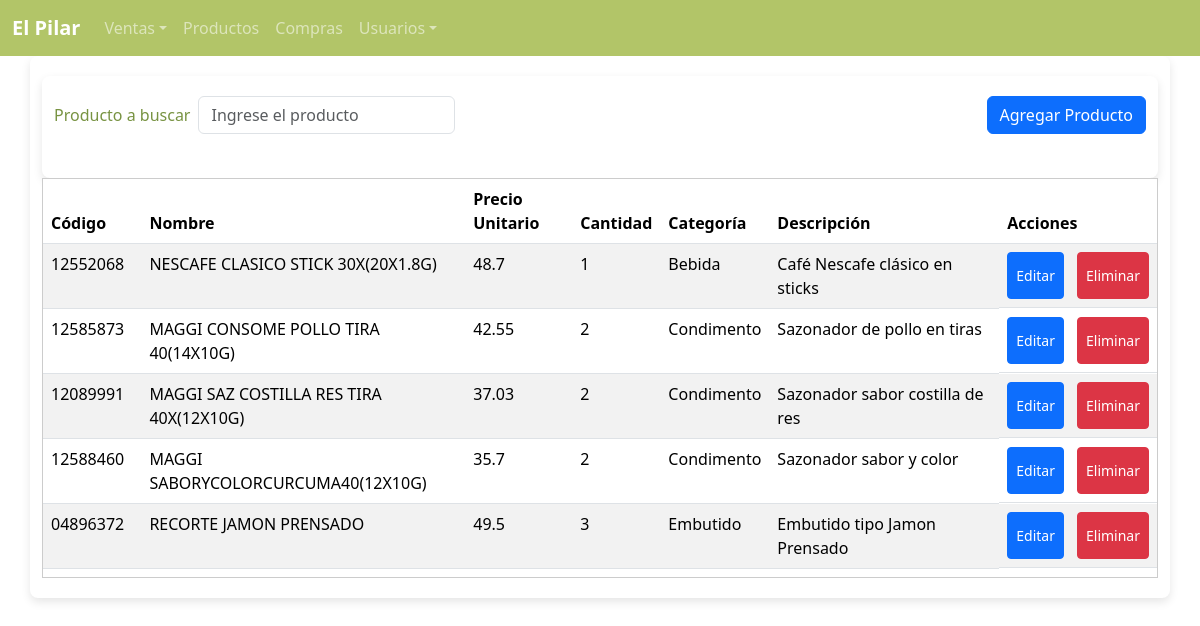
The app's page /productos, older data.
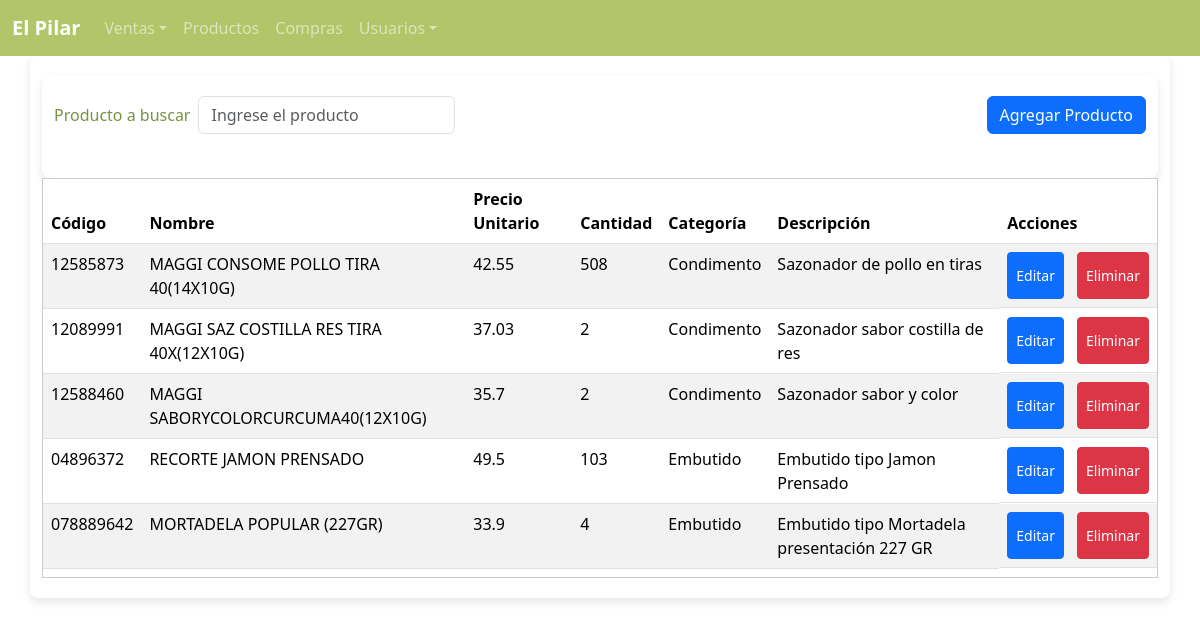
The same page, newer data.
### tables this page shows
CREATE TABLE Producto (
    codigo VARCHAR(20) PRIMARY KEY NOT NULL,
    nombre VARCHAR(50) NOT NULL,
    precio_unitario DECIMAL(10,2) DEFAULT 0,
    cantidad INT DEFAULT 0,
    categoria VARCHAR(30),
    descripcion VARCHAR(80)
);

### app.py (the view)
@app.route('/productos')
def productos():
    try:
        query = text("SELECT * FROM Producto")
        result = db.execute(query)
        productos = result.fetchall()
        return render_template('productos.html', productos=productos)
    except Exception as e:
        traceback.print_exc()
    return render_template('productos.html')

### templates/productos.html (shortened to what this page needs)
{% extends "layout.html" %}
{% block content %}
<main class="container">
    <div class="container">
      <div class="d-flex justify-content-between align-items-center mb-4">
          <form class="row g-2 align-items-center">
              <div class="col-auto">
                <label for="inputProduct" class="form-label mb-0">Producto a buscar</label>
              </div>
              <div class="col-auto">
                <input type="text" class="form-control" id="inputProduct" placeholder="Ingrese el producto">
              </div>
          </form>
          <div class="d-flex justify-content-between align-items-center">
              <button type="button" class="btn btn-primary" id="btnAgregarProducto">
                  Agregar Producto
              </button>
          </div>
      </div>
    </div>
    <div class="table-container" id="tabla-productos" style="max-height: 400px; overflow-y: auto; border: 1px solid #ccc;">
      <table class="table table-striped table-hover">
          <thead>
              <tr>
                  <th scope="col">Código</th>
                  <th scope="col">Nombre</th>
                  <th scope="col">Precio Unitario</th>
                  <th scope="col">Cantidad</th>
                  <th scope="col">Categoría</th>
                  <th scope="col">Descripción</th>
                  <th scope="col">Acciones</th>
              </tr>
          </thead>
          <tbody>
              {% for producto in productos %}
              <tr class="articulo">
                  <td>{{ producto.codigo }}</td>
                  <td>{{ producto.nombre }}</td>
                  <td>{{ producto.precio_unitario }}</td>
                  <td>{{ producto.cantidad }}</td>
                  <td>{{ producto.categoria }}</td>
                  <td>{{ producto.descripcion }}</td>
                  <td class="d-flex text-center" style="gap: 5px;">
                    <button class="btn btn-sm btn-primary me-2 btn-editar" id="btn-editar"
                        data-codigo="{{ producto.codigo }}"
                        data-nombre="{{ producto.nombre }}"
                        data-precio="{{ producto.precio_unitario }}"
                        data-cantidad="{{ producto.cantidad }}"
                        data-categoria="{{ producto.categoria }}"
                        data-descripcion="{{ producto.descripcion }}">
                         Editar
                    </button>
                      <button class="btn btn-sm btn-danger" id="btn-eliminar" data-producto-id="{{ producto.codigo }}">
                           Eliminar
                      </button>
                  </td>
              </tr>
              {% endfor %}
          </tbody>
      </table>
    </div>
</main>
{% endblock %}

Row changes from the older to the newer data that the page shows:
removed Producto: codigo "12552068", nombre "NESCAFE CLASICO STICK 30X(20X1.8G)", precio_unitario "48.7", cantidad "1", categoria "Bebida", descripcion "Café Nescafe clásico en sticks"
changed Producto "MAGGI CONSOME POLLO TIRA 40(14X10G)": cantidad "2" → "508"
changed Producto "RECORTE JAMON PRENSADO": cantidad "3" → "103"
now on this page (row unchanged): Producto: codigo "078889642", nombre "MORTADELA POPULAR (227GR)", precio_unitario "33.9", cantidad "4", categoria "Embutido", descripcion "Embutido tipo Mortadela presentación 227 GR"
